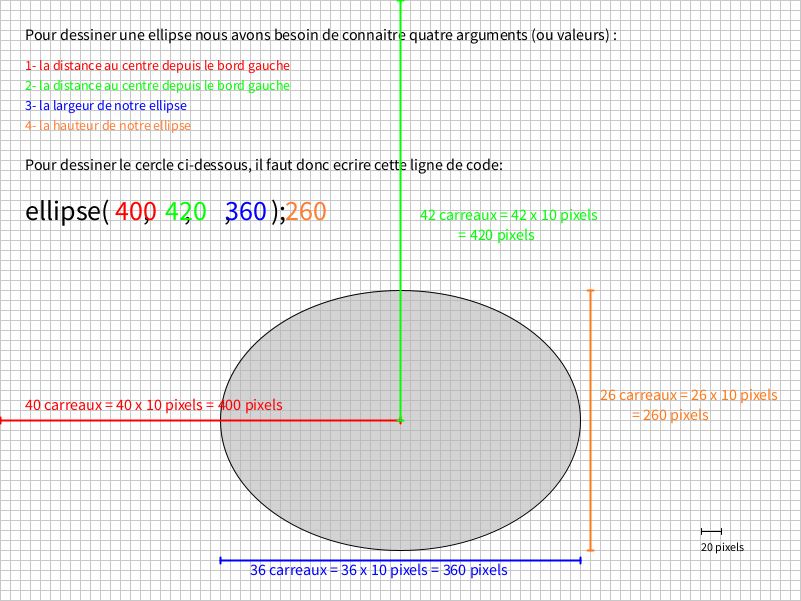
Frame 1 (no input)
Frame 60 (the mouse pressed at the canvas centre just before this capture): identical to frame 1, image omitted
Frame 120 (the mouse held since frame 60 and released just before this capture): identical to frame 1, image omitted

The Processing sketch that drew this single still picture (run headless with seeded random() and noise(); from frame 60 on, the mouse is pressed at the canvas centre):

// Processing sketch: processing_180831
// ── processing_180831.pde

void setup() {  //setup function called initially, only once
  size(801, 601);
  background(255);  
  smooth();
  
  textSize(12);
}
 
void draw() {  //draw function loops
  background(255);
    
  stroke(200);
  dessiner_grille();
  
  textSize(14);
  strokeWeight(1);
  stroke(0);
  fill(0);
  textSize(16);
  text("Pour dessiner une ellipse nous avons besoin de connaitre quatre arguments (ou valeurs) : ",25,40);
  textSize(14);
  fill(255,0,0);
  text("1- la distance au centre depuis le bord gauche ",25,70);
  fill(0,255,0);
  text("2- la distance au centre depuis le bord gauche ",25,90);
  fill(0,0,255);
  text("3- la largeur de notre ellipse",25,110);
  fill(255,125,50);
  text("4- la hauteur de notre ellipse",25,130);
  
  stroke(0);
  fill(0);
  textSize(16);
  text("Pour dessiner le cercle ci-dessous, il faut donc ecrire cette ligne de code: ",25,170);
  textSize(28);
  text("ellipse(      ,      ,      ,       );",25,220);
  fill(255,0,0);
  text("400",115,220);
  fill(0,255,0);
  text("420",165,220);
  fill(0,0,255);
  text("360",225,220);
  fill(255,125,50);
  text("260",285,220);
  
  
  strokeWeight(1);
  stroke(0);
  fill(180,150);
  ellipse(400,420,360,260);
  
  strokeWeight(1);
  stroke(0);
  fill(0);
  ellipse(400,420,2,2);
  
  strokeWeight(2);
  stroke(255,0,0);
  fill(255,0,0);
  line(0,417,0,423);
  line(0,420,400,420);
  line(400,417,400,423); 
  textSize(16);
  text("40 carreaux = 40 x 10 pixels = 400 pixels",25,420-10);
  
  strokeWeight(2);
  stroke(0,255,0);
  fill(0,255,0);
  line(397,0,403,0);
  line(400,0,400,420);
  line(397,420,403,420);
  textSize(16);
  text("42 carreaux = 42 x 10 pixels",width/2+20,220 );
  text("            = 420 pixels",width/2+20,240 );
  
  strokeWeight(2);
  stroke(0,0,255);
  fill(0,0,255);
  line(220,557,220,563);
  line(220,560,580,560);
  line(580,557,580,563);
  textSize(16);
  text("36 carreaux = 36 x 10 pixels = 360 pixels",width/2-150,575 );
  
  strokeWeight(2);
  stroke(255,120,25);
  fill(255,120,25);
  line(587,290,593,290);
  line(590,290,590,550);
  line(587,550,593,550);
  textSize(16);
  text("26 carreaux = 26 x 10 pixels",width/2+200,400);
  text("          = 260 pixels",width/2+200,420);
  
   
  strokeWeight(1);
  stroke(0);
  fill(0);
  line(width-100,height-67,width-100,height-73);
  line(width-80,height-67,width-80,height-73);
  line(width-100,height-70, width-80, height-70);
  textSize(12);
  text("20 pixels", width-100,height-50);
   
}
 
 
void dessiner_grille(){
    for (int i = 0 ; i <= width ; i+=10){
        line(i,0,i,height);
        for (int j = 0 ; j <= height ; j +=10){
            line(0,j,width,j);
        }
    }
}
